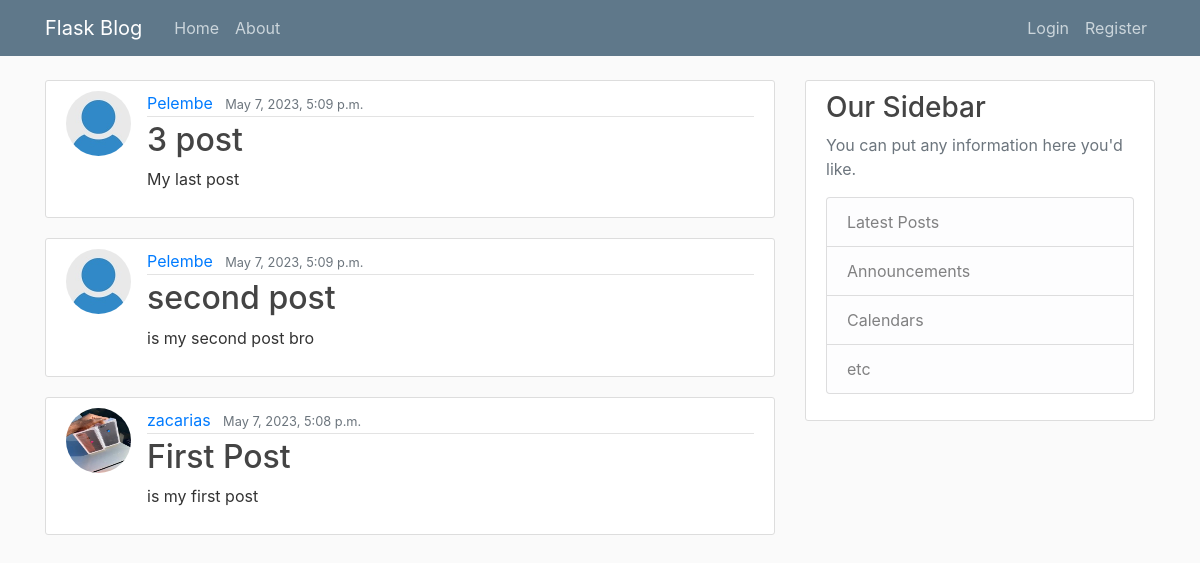
Before: / with the older database file.
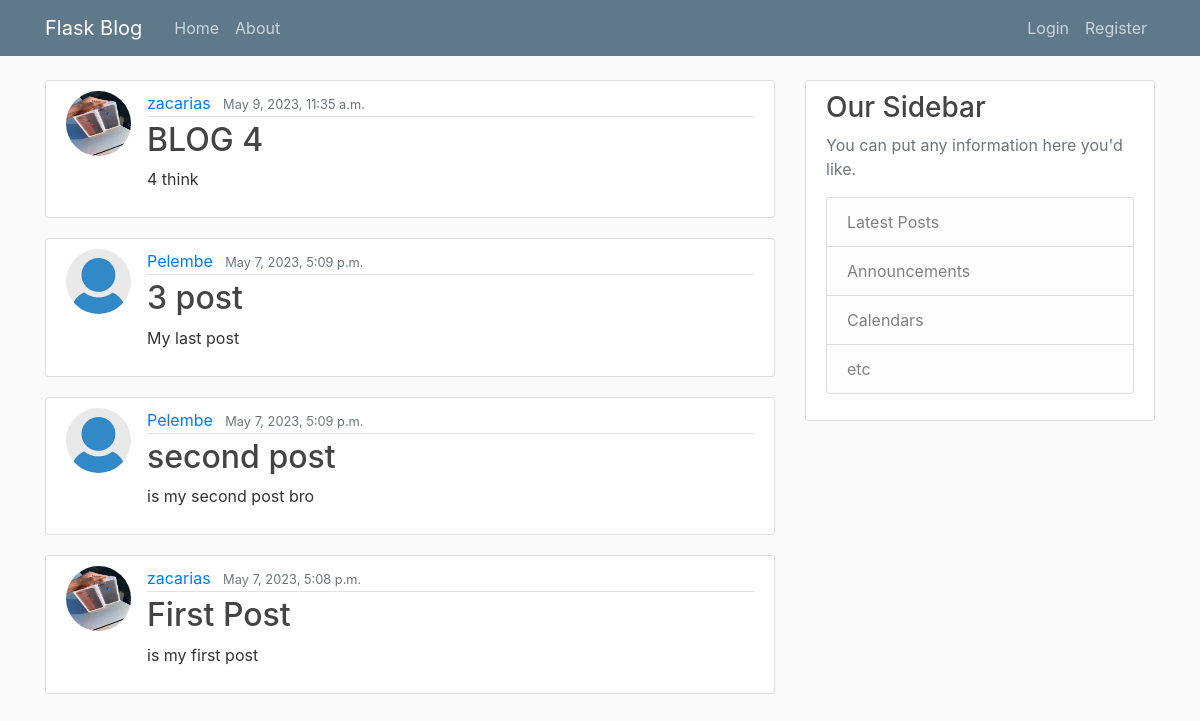
After: the same page with the newer database file.
### blog/models.py (models this page shows, shortened)
class Post(models.Model):
	title = models.CharField(max_length=100)
	content = models.TextField()
	date_posted = models.DateTimeField(default=timezone.now)
	author = models.ForeignKey(User, on_delete=models.CASCADE)

### users/models.py (models this page shows, shortened)
class Profile(models.Model):
	user = models.OneToOneField(User, on_delete= models.CASCADE)
	image = models.ImageField(default= 'default.jpg', upload_to='profile_pics')

### blog/views.py (the view)
# urls.py: path('', PostListView.as_view(), name='blog-home'),
class PostListView(ListView):
    model = Post
    template_name = 'blog/home.html'
    context_object_name = 'posts'
    ordering = ['-date_posted']

### blog/templates/blog/home.html
{% extends "blog/base.html" %}
{% block content %}
{% for post in posts %}
   <article class="media content-section">
   		<img class="rounded-circle article-img" src="{{ post.author.profile.image.url }}">
		<div class="media-body">
		    <div class="article-metadata">
		      <a class="mr-2" href=''>{{ post.author }}</a>
		      <small class="text-muted">{{ post.date_posted }}</small>
		    </div>
		    <h2><a class="article-title" href="{% url 'post-detail' post.id %}">{{ post.title }}</a></h2>
		    <p class="article-content">{{ post.content }}</p>
		</div>
	</article>
{% endfor %}
{% endblock content%}

Changed rows visible on the page:
added Post: author.profile.image (picture), author "zacarias", date_posted "May 9, 2023, 11:35 a.m.", title "BLOG 4", content "4 think"
